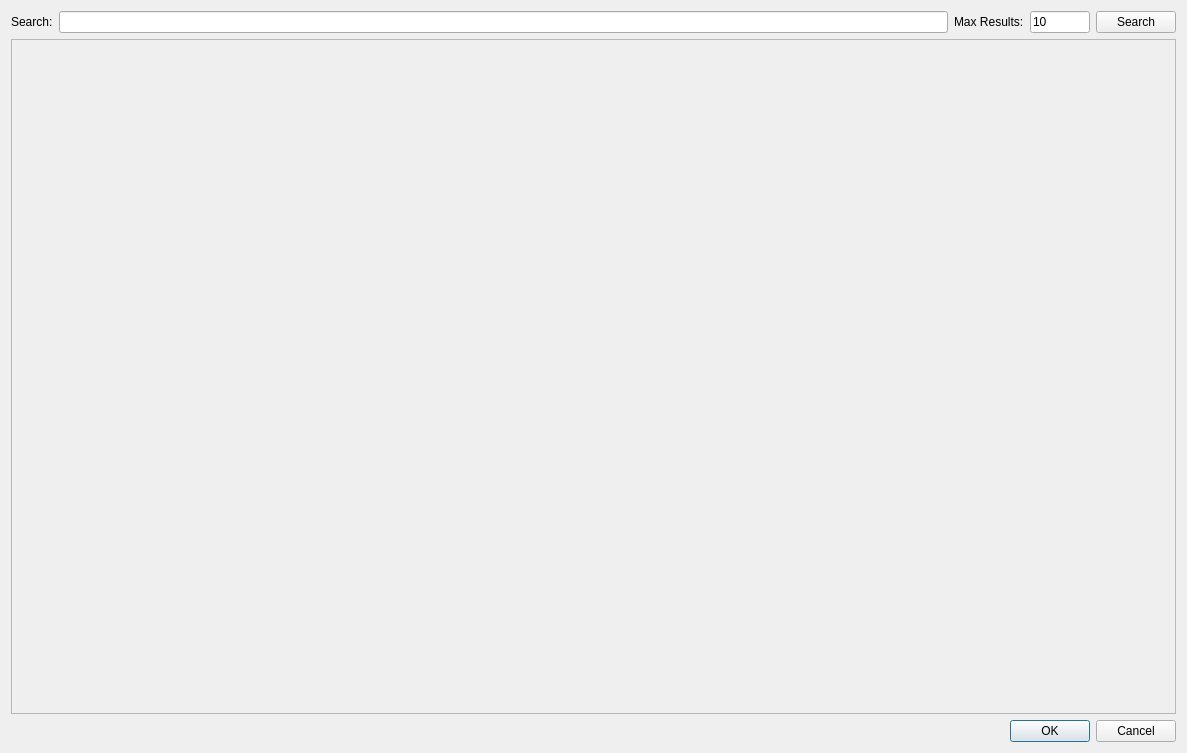
<?xml version="1.0" encoding="UTF-8"?>
<ui version="4.0">
 <class>Dialog</class>
 <widget class="QDialog" name="Dialog">
  <property name="geometry">
   <rect>
    <x>0</x>
    <y>0</y>
    <width>1187</width>
    <height>753</height>
   </rect>
  </property>
  <property name="windowTitle">
   <string>Results</string>
  </property>
  <layout class="QVBoxLayout" name="verticalLayout">
   <item>
    <layout class="QHBoxLayout" name="horizontalLayout">
     <item>
      <widget class="QLabel" name="label">
       <property name="text">
        <string>Search:</string>
       </property>
      </widget>
     </item>
     <item>
      <widget class="QLineEdit" name="searchEdit"/>
     </item>
     <item>
      <widget class="QLabel" name="label_2">
       <property name="text">
        <string>Max Results:</string>
       </property>
      </widget>
     </item>
     <item>
      <widget class="QLineEdit" name="maxResultsEdit">
       <property name="maximumSize">
        <size>
         <width>60</width>
         <height>16777215</height>
        </size>
       </property>
       <property name="text">
        <string>10</string>
       </property>
       <property name="maxLength">
        <number>4</number>
       </property>
      </widget>
     </item>
     <item>
      <widget class="QPushButton" name="searchButton">
       <property name="text">
        <string>Search</string>
       </property>
      </widget>
     </item>
    </layout>
   </item>
   <item>
    <widget class="QScrollArea" name="resultsScrollArea">
     <property name="accessibleName">
      <string/>
     </property>
     <property name="horizontalScrollBarPolicy">
      <enum>Qt::ScrollBarAlwaysOff</enum>
     </property>
     <property name="widgetResizable">
      <bool>true</bool>
     </property>
     <widget class="QWidget" name="scrollAreaWidgetContents">
      <property name="geometry">
       <rect>
        <x>0</x>
        <y>0</y>
        <width>1159</width>
        <height>637</height>
       </rect>
      </property>
     </widget>
    </widget>
   </item>
   <item>
    <widget class="QDialogButtonBox" name="buttonBox">
     <property name="orientation">
      <enum>Qt::Horizontal</enum>
     </property>
     <property name="standardButtons">
      <set>QDialogButtonBox::Cancel|QDialogButtonBox::Ok</set>
     </property>
    </widget>
   </item>
  </layout>
 </widget>
 <resources/>
 <connections>
  <connection>
   <sender>buttonBox</sender>
   <signal>accepted()</signal>
   <receiver>Dialog</receiver>
   <slot>accept()</slot>
   <hints>
    <hint type="sourcelabel">
     <x>248</x>
     <y>254</y>
    </hint>
    <hint type="destinationlabel">
     <x>157</x>
     <y>274</y>
    </hint>
   </hints>
  </connection>
  <connection>
   <sender>buttonBox</sender>
   <signal>rejected()</signal>
   <receiver>Dialog</receiver>
   <slot>reject()</slot>
   <hints>
    <hint type="sourcelabel">
     <x>316</x>
     <y>260</y>
    </hint>
    <hint type="destinationlabel">
     <x>286</x>
     <y>274</y>
    </hint>
   </hints>
  </connection>
 </connections>
</ui>
